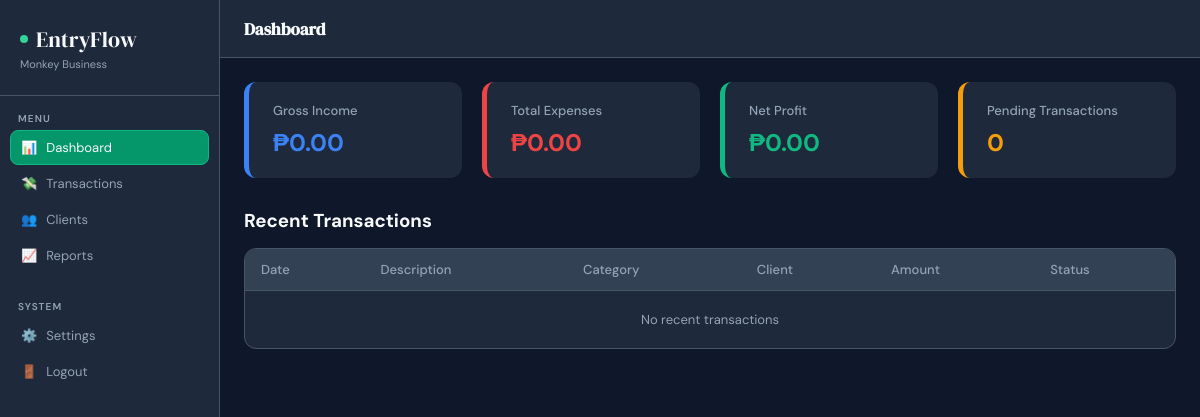
Before: /index.php (signed in) with the older database file.
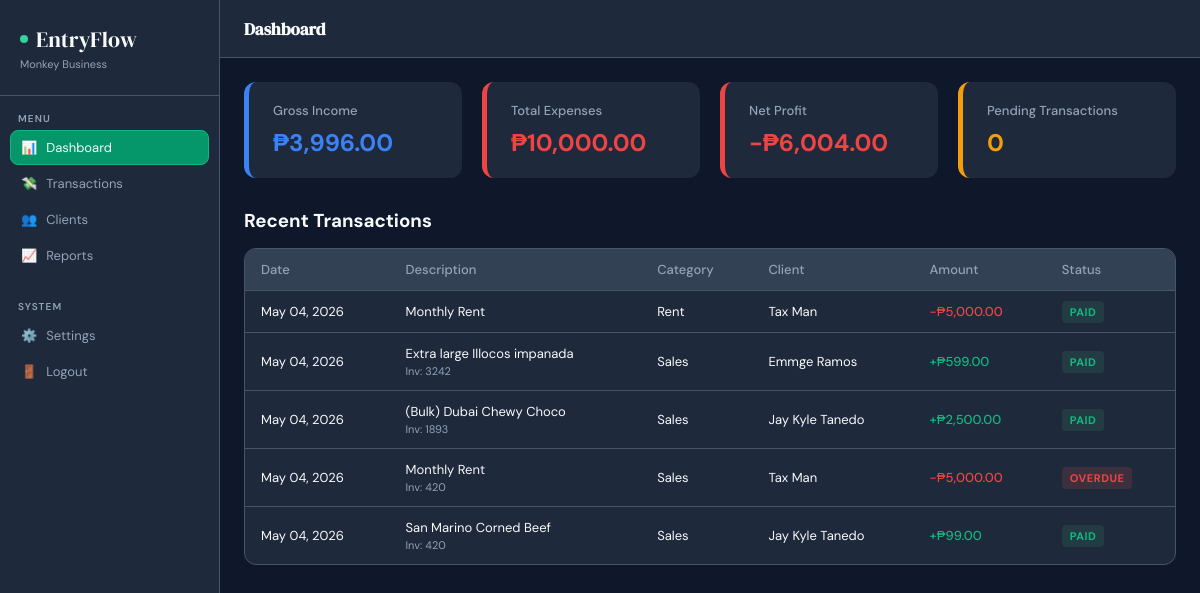
After: the same page with the newer database file.
### tables this page shows
CREATE TABLE `transactions` (
  `id` int(10) UNSIGNED NOT NULL,
  `user_id` int(10) UNSIGNED NOT NULL,
  `client_id` int(10) UNSIGNED DEFAULT NULL,
  `category_id` int(10) UNSIGNED DEFAULT NULL,
  `invoice_no` varchar(50) DEFAULT NULL,
  `description` varchar(255) NOT NULL,
  `amount` decimal(14,2) NOT NULL,
  `type` enum('income','expense') NOT NULL,
  `status` enum('paid','pending','overdue') NOT NULL DEFAULT 'pending',
  `transaction_date` date NOT NULL,
  `notes` text DEFAULT NULL,
  `created_at` datetime NOT NULL DEFAULT current_timestamp(),
  `updated_at` datetime NOT NULL DEFAULT current_timestamp() ON UPDATE current_timestamp()
);

CREATE TABLE `categories` (
  `id` int(10) UNSIGNED NOT NULL,
  `user_id` int(10) UNSIGNED DEFAULT NULL COMMENT 'NULL = global default',
  `name` varchar(100) NOT NULL,
  `type` enum('income','expense') NOT NULL,
  `is_default` tinyint(1) NOT NULL DEFAULT 0
);

CREATE TABLE `clients` (
  `id` int(10) UNSIGNED NOT NULL,
  `user_id` int(10) UNSIGNED NOT NULL,
  `name` varchar(150) NOT NULL,
  `email` varchar(150) DEFAULT NULL,
  `phone` varchar(20) DEFAULT NULL,
  `address` text DEFAULT NULL,
  `notes` text DEFAULT NULL,
  `created_at` datetime NOT NULL DEFAULT current_timestamp()
);

### index.php (the view, shortened to what this page needs)
<?php
$db   = getDB();
$userId  = (int)$_SESSION['user_id'];
$curMonth = date('Y-m');
$statsQuery = $db->query("SELECT type, SUM(amount) AS t FROM transactions WHERE user_id=$userId AND DATE_FORMAT(transaction_date,'%Y-%m')='$curMonth' GROUP BY type");
$totals = ['income' => 0, 'expense' => 0];
foreach ($statsQuery->fetch_all(MYSQLI_ASSOC) as $row) {
    $totals[$row['type']] = (float)$row['t'];
}
$grossProfit = $totals['income'] - $totals['expense'];
$pendingCnt  = (int)$db->query("SELECT COUNT(*) FROM transactions WHERE user_id=$userId AND status='pending'")->fetch_row()[0];
$recentTx = $db->query("
    SELECT t.id, t.description, t.amount, t.type, t.status, t.transaction_date, t.invoice_no,
           c.name AS client_name, cat.name AS category_name
    FROM transactions t
    LEFT JOIN clients c ON c.id=t.client_id
    LEFT JOIN categories cat ON cat.id=t.category_id
    WHERE t.user_id=$userId
    ORDER BY t.transaction_date DESC, t.id DESC LIMIT 5
")->fetch_all(MYSQLI_ASSOC);
include 'includes/header.php';
?>
<div class="grid">
    <div class="card-income">
        <h3>Gross Income</h3>
        <h2><?= $sym ?><?= number_format($totals['income'], 2) ?></h2>
    </div>
    <div class="card-expense">
        <h3>Total Expenses</h3>
        <h2><?= $sym ?><?= number_format($totals['expense'], 2) ?></h2>
    </div>
    <div class="card-profit" <?= $grossProfit < 0 ? 'style="border-left-color: var(--danger) !important;"' : '' ?>>
        <h3>Net Profit</h3>
        <h2 <?= $grossProfit < 0 ? 'style="color: var(--danger) !important;"' : '' ?>>
            <?= $grossProfit < 0 ? '-' : '' ?><?= $sym ?><?= number_format(abs($grossProfit), 2) ?>
        </h2>
    </div>
    <div class="card-pending">
        <h3>Pending Transactions</h3>
        <h2><?= $pendingCnt ?></h2>
    </div>
</div>
<div style="display: flex; justify-content: space-between; align-items: center; margin: 30px 0 15px;">
    <h3>Recent Transactions</h3>
</div>
<div class="tc">
    <table>
        <thead>
            <tr>
                <th>Date</th>
                <th>Description</th>
                <th>Category</th>
                <th>Client</th>
                <th>Amount</th>
                <th>Status</th>
            </tr>
        </thead>
        <tbody>
            <?php if (empty($recentTx)): ?>
                <tr><td colspan="6" style="text-align: center; padding: 20px; color: var(--text-muted);">No recent transactions</td></tr>
            <?php else: ?>
                <?php foreach ($recentTx as $tx): ?>
                    <tr>
                        <td><?= date('M d, Y', strtotime($tx['transaction_date'])) ?></td>
                        <td class="tdn">
                            <?= htmlspecialchars($tx['description']) ?>
                            <?php if ($tx['invoice_no']): ?><div class="tds">Inv: <?= htmlspecialchars($tx['invoice_no']) ?></div><?php endif; ?>
                        </td>
                        <td><?= htmlspecialchars($tx['category_name'] ?? '—') ?></td>
                        <td><?= htmlspecialchars($tx['client_name'] ?? '—') ?></td>
                        <td class="<?= $tx['type'] === 'income' ? 'ap' : 'an' ?>">
                            <?= $tx['type'] === 'income' ? '+' : '-' ?>₱<?= number_format($tx['amount'], 2) ?>
                        </td>
                        <td>
                            <?php $statusClass = $tx['status'] === 'paid' ? 'bp2' : ($tx['status'] === 'pending' ? 'bpd' : 'bod'); ?>
                            <span class="badge <?= $statusClass ?>"><?= ucfirst($tx['status']) ?></span>
                        </td>
                    </tr>
                <?php endforeach; ?>
            <?php endif; ?>
        </tbody>
    </table>
</div>
<?php include 'includes/footer.php'; ?>

### includes/header.php (shortened to what this page needs)
<?php
$headerDb = getDB();
$headerUid = (int)($_SESSION['user_id'] ?? 0);
$adminInfo = $headerDb->query("SELECT business_name, currency FROM admins WHERE id = $headerUid")->fetch_assoc();
$bizName = $adminInfo['business_name'] ?? 'My Business';
$currCode = $adminInfo['currency'] ?? 'PHP';
$symbols = [
    'PHP' => '₱',
    'USD' => '$',
    'EUR' => '€',
    'GBP' => '£',
    'JPY' => '¥'
];
$sym = $symbols[$currCode] ?? '₱';
?>
<!DOCTYPE html>
<html lang="en">
<head>
    <link rel="stylesheet" href="assets/css/style.css?v=<?= time(); ?>">
</head>
<body>
    <aside class="sidebar">
        <div class="logo-wrap">
            <div class="logo"><div class="logo-dot"></div> EntryFlow</div>
            <div class="biz-name"><?= htmlspecialchars($bizName) ?></div>
        </div>
        <nav>
            <div class="nav-label">Menu</div>
            <a href="index.php" class="nav-item <?= basename($_SERVER['PHP_SELF']) == 'index.php' ? 'active' : '' ?>">
                <span class="ni-ic">📊</span> Dashboard
            </a>
            <a href="transactions.php" class="nav-item <?= basename($_SERVER['PHP_SELF']) == 'transactions.php' ? 'active' : '' ?>">
                <span class="ni-ic">💸</span> Transactions
            </a>
            <a href="clients.php" class="nav-item <?= basename($_SERVER['PHP_SELF']) == 'clients.php' ? 'active' : '' ?>">
                <span class="ni-ic">👥</span> Clients
            </a>
            <a href="reports.php" class="nav-item <?= basename($_SERVER['PHP_SELF']) == 'reports.php' ? 'active' : '' ?>">
                <span class="ni-ic">📈</span> Reports
            </a>
            <div class="nav-label" style="margin-top: 15px;">System</div>
            <a href="settings.php" class="nav-item <?= basename($_SERVER['PHP_SELF']) == 'settings.php' ? 'active' : '' ?>">
                <span class="ni-ic">⚙️</span> Settings
            </a>
            <a href="logout.php" class="nav-item">
                <span class="ni-ic">🚪</span> Logout
            </a>
        </nav>
    </aside>
    <main class="main">
        <header class="topbar">
            <h1 class="page-title">
                <?php
                    $pageName = basename($_SERVER['PHP_SELF'], ".php");
                    echo ucfirst($pageName === 'index' ? 'dashboard' : $pageName);
                ?>
            </h1>
        </header>
        <div class="content">

### includes/footer.php (shortened to what this page needs)
    </div>
</main>
</body>
</html>

### assets/css/style.css (style rules this page uses)
:root { --primary: #10B981; --primary-dark: #059669; --primary-light: #34D399; --accent: #38BDF8; --bg-main: #0F172A; --surface-1: #1E293B; --surface-2: #334155; --border-color: #475569; --text-main: #F8FAFC; --text-muted: #94A3B8; --success: #10B981; --danger: #EF4444; --sidebar-width: 220px; }
*, *::before, *::after { box-sizing: border-box; margin: 0; padding: 0; }
body { font-family: 'DM Sans', sans-serif; background: var(--bg-main); color: var(--text-main); display: flex; height: 100vh; overflow: hidden; }
.sidebar { width: var(--sidebar-width); background: var(--surface-1); border-right: 1px solid var(--border-color); display: flex; flex-direction: column; flex-shrink: 0; padding-bottom: 24px; }
.logo-wrap { padding: 24px 20px; border-bottom: 1px solid var(--border-color); }
.logo { font-family: 'DM Serif Display', serif; font-size: 22px; display: flex; align-items: center; gap: 8px; }
.logo-dot { width: 8px; height: 8px; border-radius: 50%; background: var(--primary-light); }
.biz-name { font-size: 11px; color: var(--text-muted); margin-top: 3px; overflow: hidden; text-overflow: ellipsis; white-space: nowrap; }
nav { flex: 1; padding: 4px 10px; }
.nav-label { font-size: 10px; font-weight: 600; letter-spacing: 1.1px; color: var(--text-muted); text-transform: uppercase; padding: 12px 8px 5px; }
.nav-item { display: flex; align-items: center; gap: 9px; padding: 8px 10px; border-radius: 8px; font-size: 13px; color: var(--text-muted); cursor: pointer; transition: all 0.15s; margin-bottom: 1px; border: 1px solid transparent; text-decoration: none; }
.nav-item.active { background: var(--primary-dark); color: var(--text-main); border-color: var(--primary); }
.main { flex: 1; display: flex; flex-direction: column; overflow: hidden; }
.topbar { height: 58px; border-bottom: 1px solid var(--border-color); display: flex; align-items: center; padding: 0 24px; gap: 12px; background: var(--surface-1); flex-shrink: 0; }
.page-title { font-family: 'DM Serif Display', serif; font-size: 17px; flex: 1; }
.content { flex: 1; overflow-y: auto; padding: 24px; }
.tc { background: var(--surface-1); border: 1px solid var(--border-color); border-radius: 12px; overflow: hidden; }
table { width: 100%; border-collapse: collapse; text-align: left; font-size: 13px; }
th { background: var(--surface-2); padding: 12px 16px; color: var(--text-muted); font-weight: 500; border-bottom: 1px solid var(--border-color); }
td { padding: 12px 16px; border-bottom: 1px solid var(--border-color); vertical-align: middle; }
tr:last-child td { border-bottom: none; }
.tds { font-size: 11px; color: var(--text-muted); margin-top: 2px; }
.ap { color: var(--success); font-weight: 500; }
.an { color: var(--danger); font-weight: 500; }
.badge { padding: 4px 8px; border-radius: 4px; font-size: 11px; font-weight: bold; text-transform: uppercase; letter-spacing: 0.5px; }
.bp2 { background: rgba(61, 170, 114, 0.15); color: var(--success); }
.bod { background: rgba(224, 80, 80, 0.15); color: var(--danger); }
.grid { display: grid; grid-template-columns: repeat(4, 1fr); gap: 20px; margin-bottom: 24px; }
.card-income, .card-expense, .card-profit, .card-pending { background-color: var(--surface-1) !important; border-radius: 12px !important; border-top: none !important; border-right: none !important; border-bottom: none !important; padding: 20px 20px 20px 24px !important; }
.card-income h3, .card-expense h3, .card-profit h3, .card-pending h3 { font-size: 13px; color: var(--text-muted); margin-bottom: 8px; font-weight: 500; }
.card-income { border-left: 5px solid #3B82F6 !important; }
.card-income h2 { color: #3B82F6; }
.card-expense { border-left: 5px solid var(--danger) !important; }
.card-expense h2 { color: var(--danger); }
.card-profit { border-left: 5px solid var(--primary) !important; }
.card-profit h2 { color: var(--primary); }
.card-pending { border-left: 5px solid #F59E0B !important; }
.card-pending h2 { color: #F59E0B; }

Changed rows visible on the page:
added transactions: transaction_date "May 04, 2026", description "Monthly Rent", category.name "Rent", client.name "Tax Man", amount "5,000.00", status "PAID", type "expense" (drawn)
added transactions: transaction_date "May 04, 2026", description "Extra large Illocos impanada", invoice_no "3242", category.name "Sales", client.name "Emmge Ramos", amount "599.00", status "PAID"
added transactions: transaction_date "May 04, 2026", description "(Bulk) Dubai Chewy Choco", invoice_no "1893", category.name "Sales", client.name "Jay Kyle Tanedo", amount "2,500.00", status "PAID"
added transactions: transaction_date "May 04, 2026", description "Monthly Rent", invoice_no "420", category.name "Sales", client.name "Tax Man", amount "5,000.00", status "OVERDUE", type "expense" (drawn)
added transactions: transaction_date "May 04, 2026", description "San Marino Corned Beef", invoice_no "420", category.name "Sales", client.name "Jay Kyle Tanedo", amount "99.00", status "PAID"
Other visible differences:
$totals['income']: "0.00" → "3,996.00"
$totals['expense']: "0.00" → "10,000.00"
abs($grossProfit): "0.00" → "6,004.00"
text no longer shown: "No recent transactions"
